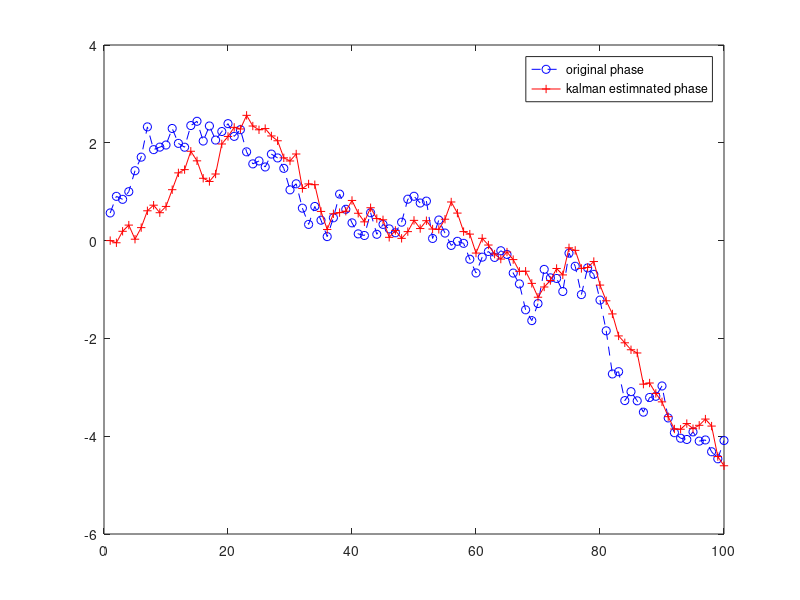

Write the MATLAB code that produced this figure.
%with unscneted kalman with genreal L samples and as given in oscillator phase
%noise paper 
clc;
close all;
clear all;
fs=1;
delf=.01*fs;
var_pn=4*pi*(delf/fs);
var_noise=1;
alphasq=10^-3;
beta=2;
L=1; %number of samples of unscnted is 2L+1
lambda=L*(alphasq-1);
%weights of unscented klamna filter
wm(1)=lambda/(L+lambda);
wc(1)=wm(1)+(1-alphasq+beta);
wm(2:2*L+1)=1/(2*(L+lambda));
wc(2:2*L+1)=wm(2:2*L+1);
%let phi be x
iter=100;
pn=sqrt(var_pn)*randn(1,iter);
w=randn(1,iter)+1j*randn(1,iter); %complex noise
w=sqrt(var_noise/2)*w;
x(1)=0+pn(1);%initial phase=0;
y(1)=exp(1j*x(1))+w(1);

xcap(1)=0;
statevar(1)=var_pn;

for n=2:iter
    x(n)=x(n-1)+pn(n);
    y(n)=exp(1j*x(n))+w(n);
    
    predictx(n)=xcap(n-1);
    predictvar(n)=statevar(n-1)+var_pn;
    %unscented transform
    u(1)=predictx(n);
    m=1:L;
    u(m+1)=predictx(n)+((L+lambda)*predictvar(n))^0.5;
    u(L+m+1)=predictx(n)-((L+lambda)*predictvar(n))^0.5;
    %non linear observation at unscented values
    v=exp(j*u);
    %observstion y
    predicty(n)=sum(wm.*v);
    var_yy=sum(wc.*(v-predicty(n)).*conj(v-predicty(n)));
    var_xy=sum(wc.*(u-predictx(n)).*conj(v-predicty(n)));
    K(n)=var_xy/(var_yy+var_noise);
    xcap(n)=predictx(n)+K(n)*(y(n)-predicty(n));%trial
    %xcap(n)=predictx(n)+K(n)*(y(n)-predicty(n)); %actual
   % xcap(n)=real(xcap(n)); %trial
    statevar(n)=predictvar(n)-K(n)*conj(var_xy);
    
end

figure,plot(1:iter,x,'bo--');

hold on;
plot(1:iter,xcap,'r+-');

legend('original phase','kalman estimnated phase');

%figure,plot(1:iter,(x-xcap).*conj(x-xcap));

q=real(x-xcap).*real(x-xcap);
meanerror=sum(q)/numel(q)
c1=1-(sqrt(q)./real(x));
c2=mean(c1)